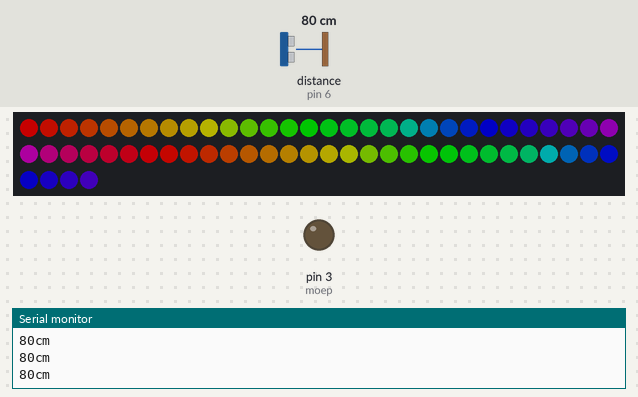
Bench run of a sketch on a simulated Arduino Uno, built with avr-gcc and run on an emulated ATmega328P. Shown: 64 RGB LEDs in strip order, left to right, continuing on the next row, output pins drawn as LEDs (lit = HIGH), the last lines printed to the serial monitor. Wiring (inferred from the names in the program): ultrasonic range finder: trigger pin 7; echo pin 6. Dashed ring = blinking. The test bench sets the inputs (shaded band); at power-on: distance to the obstacle (sensor on pin 6) 80 cm. The echo pulse lasts 58.3 µs per cm; dim RGB values are drawn brighter than linear; pins used as bus, display or sensor lines are not drawn.

Above: at 1.2 s.
1.3 s: distance to the obstacle (sensor on pin 6) set to 2 cm
2.9 s: distance to the obstacle (sensor on pin 6) set to 18 cm
At 3.4 s:
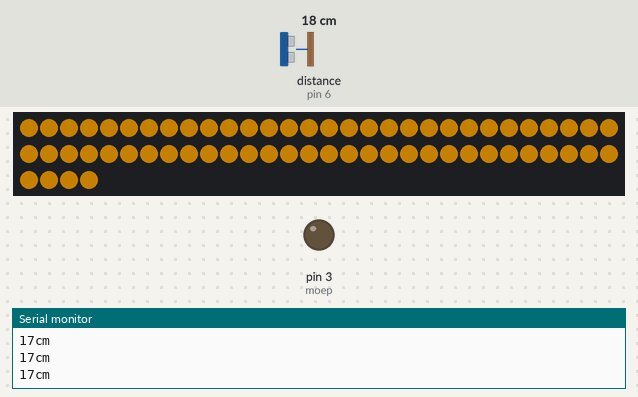
4.4 s: distance to the obstacle (sensor on pin 6) set to 14 cm
At 4.8 s:
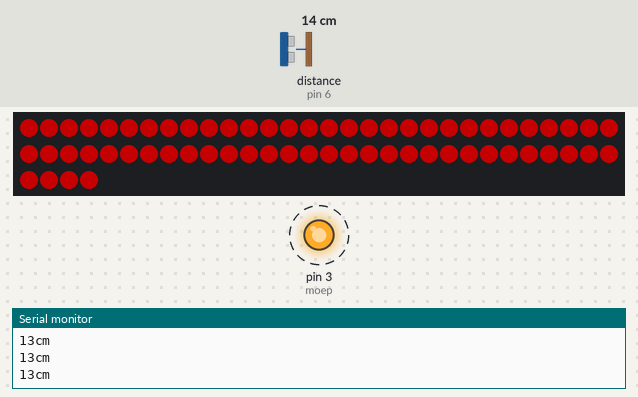
7.0 s: distance to the obstacle (sensor on pin 6) set to 4 cm
At 7.0 s:
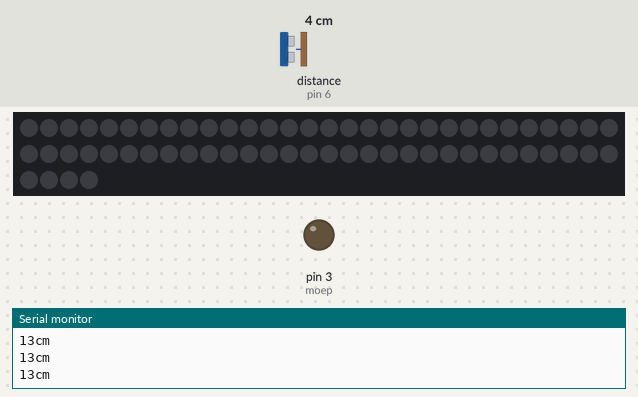
8.5 s: distance to the obstacle (sensor on pin 6) set to 9 cm
Timing chart, 0 to 62.0 s (numbered marks = the images above; inputs shaded):
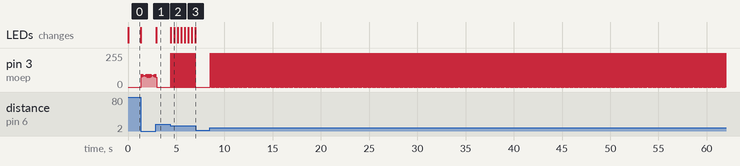

The sketch:

moep_weste.ino
```cpp
#include "FastLED.h"


int TriggerPin = 7; // Digital 12 -> HC-SR04 Trigger
int EchoPin = 6;    // Digital 13 -> HC-SR04 Echo
int moep = 3;


#define DATA_PIN    10 //streifen
#define LED_TYPE    WS2811
#define COLOR_ORDER GRB
#define NUM_LEDS    64
CRGB leds[NUM_LEDS];


#define BRIGHTNESS          96
#define FRAMES_PER_SECOND  120

// HC-SR04 Vcc -> 5V, GNG -> GND

void setup()
{
  Serial.begin(9600);
  pinMode(moep, OUTPUT);
  pinMode(DATA_PIN, OUTPUT);

  FastLED.addLeds<LED_TYPE,DATA_PIN,COLOR_ORDER>(leds, NUM_LEDS).setCorrection(TypicalLEDStrip);

  FastLED.setBrightness(BRIGHTNESS);

}

void loop(){

  // establish variables for duration of the ping,
  // and the distance result in inches and centimeters:
  long duration, cm;

  // The PING))) is triggered by a HIGH pulse of 2 or more microseconds.
  // Give a short LOW pulse beforehand to ensure a clean HIGH pulse:
  pinMode(TriggerPin, OUTPUT);
  digitalWrite(TriggerPin, LOW);
  delayMicroseconds(2);
  digitalWrite(TriggerPin, HIGH);
  delayMicroseconds(10);
  digitalWrite(TriggerPin, LOW);

  // The same pin is used to read the signal from the PING))): a HIGH
  // pulse whose duration is the time (in microseconds) from the sending
  // of the ping to the reception of its echo off of an object.
  pinMode(EchoPin, INPUT);
  duration = pulseIn(EchoPin, HIGH);

  // convert the time into a distance
  cm = microsecondsToCentimeters(duration);
    if (cm < 15)
    {
      digitalWrite(moep, HIGH);
      fill_solid(leds, NUM_LEDS,CRGB::Red);
      FastLED.show();
      delay(cm);
      digitalWrite(moep, LOW);
      fill_solid(leds, NUM_LEDS, CRGB::Black);
      FastLED.show();
      delay(cm*4);
    }
    else if (cm < 25){
      digitalWrite(moep, LOW);
      fill_solid(leds, NUM_LEDS,CRGB::Orange);
      FastLED.show();
      delay(40);
    }

  else {
   digitalWrite(moep, LOW);
    fill_rainbow( leds, NUM_LEDS, 0, 7);
    FastLED.show();
    delay(40);
  }
  Serial.print(cm);
    Serial.println("cm");
}

long microsecondsToCentimeters(long microseconds)
{
  // The speed of sound is 340 m/s or 29 microseconds per centimeter.
  // The ping travels out and back, so to find the distance of the
  // object we take half of the distance travelled.
  return microseconds / 29 / 2;
}
```

Measured:
- the behaviour switches between 16 and 15 cm on distance to the obstacle (sensor on pin 6) (found by bisection; images 1 and 2)
- after the input at 2.9 s, the LEDs: change at once (image 1)
- after the input at 4.4 s, pin 3 (moep): alternates 255/255 for 0.02 s and 0/255 for 0.06 s, starting at once; the LEDs: change at once (image 2)
- after the input at 7.0 s, pin 3 (moep): stops changing and stays 0/255
- after the input at 8.5 s, pin 3 (moep): alternates 255/255 for 0.01 s and 0/255 for 0.04 s, starting at once
